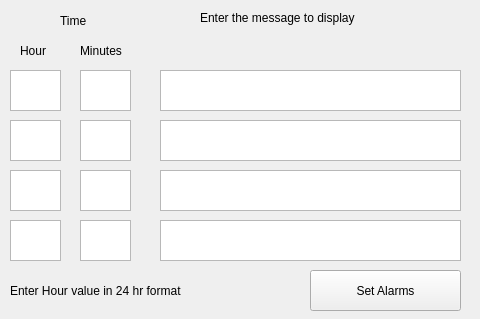
<?xml version="1.0" encoding="UTF-8"?>
<ui version="4.0">
 <class>MainWindow</class>
 <widget class="QMainWindow" name="MainWindow">
  <property name="geometry">
   <rect>
    <x>0</x>
    <y>0</y>
    <width>480</width>
    <height>319</height>
   </rect>
  </property>
  <property name="windowTitle">
   <string>MainWindow</string>
  </property>
  <widget class="QWidget" name="centralwidget">
   <widget class="QPushButton" name="setAlarms">
    <property name="geometry">
     <rect>
      <x>310</x>
      <y>270</y>
      <width>151</width>
      <height>41</height>
     </rect>
    </property>
    <property name="text">
     <string>Set Alarms</string>
    </property>
   </widget>
   <widget class="QTextEdit" name="message4">
    <property name="geometry">
     <rect>
      <x>160</x>
      <y>220</y>
      <width>301</width>
      <height>41</height>
     </rect>
    </property>
   </widget>
   <widget class="QTextEdit" name="message3">
    <property name="geometry">
     <rect>
      <x>160</x>
      <y>170</y>
      <width>301</width>
      <height>41</height>
     </rect>
    </property>
   </widget>
   <widget class="QTextEdit" name="message2">
    <property name="geometry">
     <rect>
      <x>160</x>
      <y>120</y>
      <width>301</width>
      <height>41</height>
     </rect>
    </property>
   </widget>
   <widget class="QTextEdit" name="message1">
    <property name="geometry">
     <rect>
      <x>160</x>
      <y>70</y>
      <width>301</width>
      <height>41</height>
     </rect>
    </property>
   </widget>
   <widget class="QLabel" name="Hint">
    <property name="geometry">
     <rect>
      <x>60</x>
      <y>10</y>
      <width>51</width>
      <height>21</height>
     </rect>
    </property>
    <property name="text">
     <string>Time</string>
    </property>
   </widget>
   <widget class="QLabel" name="Hint_2">
    <property name="geometry">
     <rect>
      <x>200</x>
      <y>10</y>
      <width>221</width>
      <height>16</height>
     </rect>
    </property>
    <property name="text">
     <string>Enter the message to display</string>
    </property>
   </widget>
   <widget class="QTextEdit" name="hr1">
    <property name="geometry">
     <rect>
      <x>10</x>
      <y>70</y>
      <width>51</width>
      <height>41</height>
     </rect>
    </property>
   </widget>
   <widget class="QTextEdit" name="min1">
    <property name="geometry">
     <rect>
      <x>80</x>
      <y>70</y>
      <width>51</width>
      <height>41</height>
     </rect>
    </property>
   </widget>
   <widget class="QTextEdit" name="hr2">
    <property name="geometry">
     <rect>
      <x>10</x>
      <y>120</y>
      <width>51</width>
      <height>41</height>
     </rect>
    </property>
   </widget>
   <widget class="QTextEdit" name="min2">
    <property name="geometry">
     <rect>
      <x>80</x>
      <y>120</y>
      <width>51</width>
      <height>41</height>
     </rect>
    </property>
   </widget>
   <widget class="QTextEdit" name="hr3">
    <property name="geometry">
     <rect>
      <x>10</x>
      <y>170</y>
      <width>51</width>
      <height>41</height>
     </rect>
    </property>
   </widget>
   <widget class="QTextEdit" name="min3">
    <property name="geometry">
     <rect>
      <x>80</x>
      <y>170</y>
      <width>51</width>
      <height>41</height>
     </rect>
    </property>
   </widget>
   <widget class="QTextEdit" name="hr4">
    <property name="geometry">
     <rect>
      <x>10</x>
      <y>220</y>
      <width>51</width>
      <height>41</height>
     </rect>
    </property>
   </widget>
   <widget class="QTextEdit" name="min4">
    <property name="geometry">
     <rect>
      <x>80</x>
      <y>220</y>
      <width>51</width>
      <height>41</height>
     </rect>
    </property>
   </widget>
   <widget class="QLabel" name="label">
    <property name="geometry">
     <rect>
      <x>20</x>
      <y>40</y>
      <width>51</width>
      <height>21</height>
     </rect>
    </property>
    <property name="text">
     <string>Hour</string>
    </property>
   </widget>
   <widget class="QLabel" name="label_2">
    <property name="geometry">
     <rect>
      <x>80</x>
      <y>40</y>
      <width>61</width>
      <height>21</height>
     </rect>
    </property>
    <property name="text">
     <string>Minutes</string>
    </property>
   </widget>
   <widget class="QLabel" name="Hint_3">
    <property name="geometry">
     <rect>
      <x>10</x>
      <y>280</y>
      <width>231</width>
      <height>21</height>
     </rect>
    </property>
    <property name="text">
     <string>Enter Hour value in 24 hr format</string>
    </property>
   </widget>
  </widget>
  <action name="actionSdsd">
   <property name="text">
    <string>sdsd'</string>
   </property>
  </action>
 </widget>
 <resources/>
 <connections/>
</ui>
